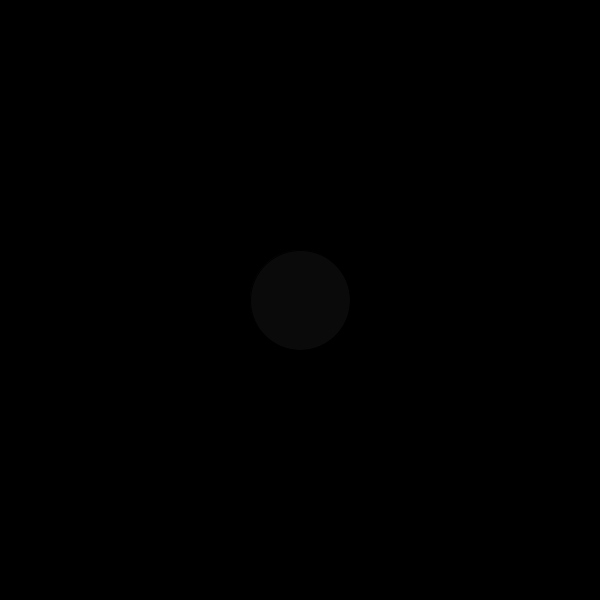
Frame 1 (no input)
Frame 60 (the mouse pressed at the canvas centre just before this capture): identical to frame 1, image omitted
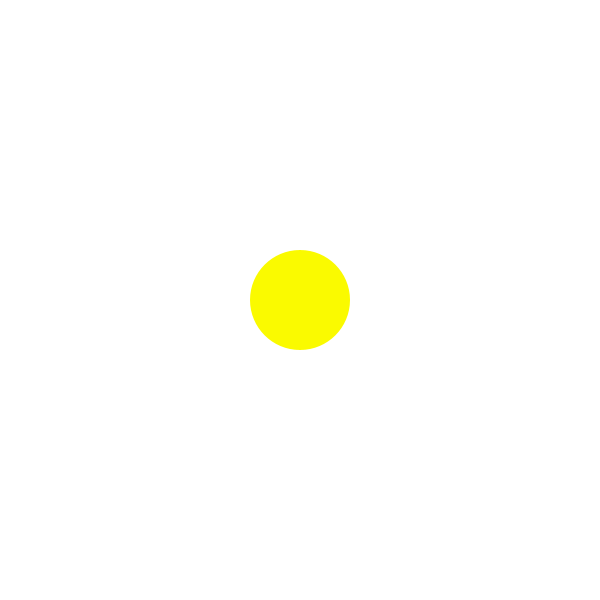
Frame 120 (the mouse held since frame 60 and released just before this capture)

The Processing sketch that drew these frames (run headless with seeded random() and noise(); from frame 60 on, the mouse is pressed at the canvas centre):

// Processing sketch: bool_light
// ── bool_light.pde
int count = 0;

void setup() {
  size(600, 600);
  stroke(0);
  fill(0);
}

void mousePressed() {
  count++;
}

void draw() {
  if(count%2 == 0){
    background(0);
    fill(10,10,10);
    ellipse(300, 300, 100, 100);
  }else{
    background(255);
    fill(250,250,0);
    noStroke();
    ellipse(300, 300, 100, 100);
  }
}
